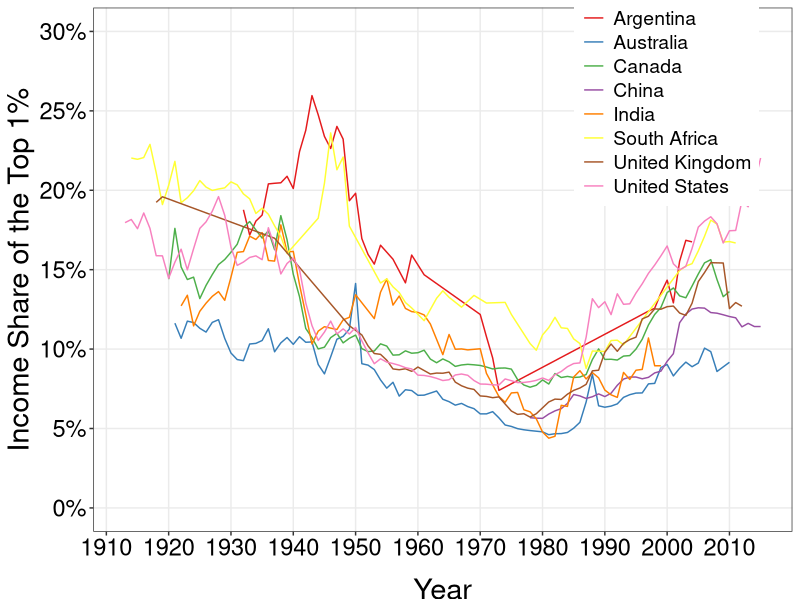
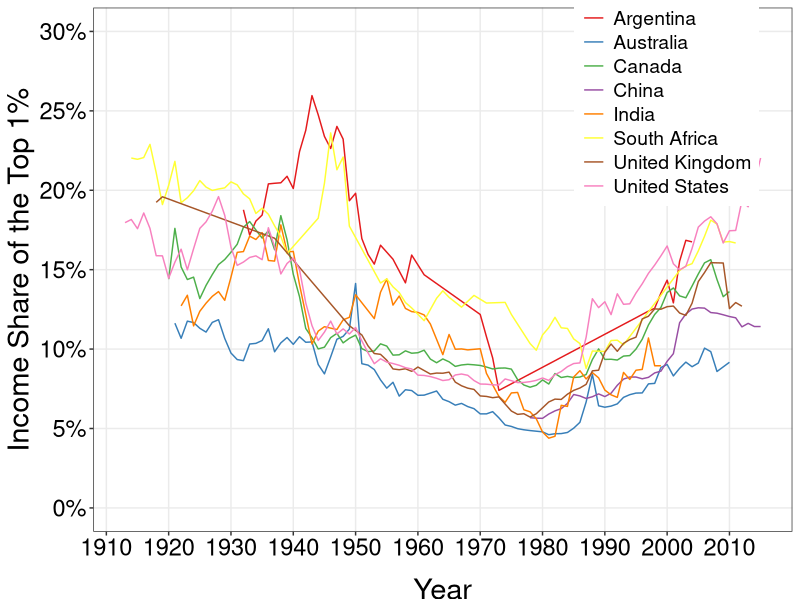

The R script that drew these images, in order:
require(shape)
library(tidyverse)
library(lubridate)
library(openxlsx)
library(readxl)

income_share <- read_excel("capitalism/income_share.xlsx")

COL <- c("#7fc97f", "#beaed4", "#fdc086", "#ffff99", "#386cb0", "#f0027f", "#bf5b17", "#666666")
COLA <- c("#e0f3db", "#99d8c9","#66c2a4","#41ae76", "#238b45", "#005824", "#f0027f")
COLB <- c("#c6dbef", "#4eb3d3", "#2b8cbe", "#0868ac","#084081", "#9e9ac8","#f0027f")
COLC <- c("#fcfbfd", "#efedf5", "#dadaeb", "#bcbddc", "#9e9ac8", "#807dba", "#6a51a3", "#54278f", "#3f007d")
COLD <- c("#DA3030","#41ae76","#F7DE04", "#4eb3d3","#AE82FF","#386cb0","#F48318","#FA328A", "#DA3030")

#Cleaning the wealth share data. Source: CORE
income_share_gathered <- income_share %>% 
  gather(Country, income_share, c("Australia", "Argentina", "Canada", "China", "India", "South Africa", "United Kingdom", "United States") )

income_share1 <- income_share_gathered[-c(1, 105, 209, 313, 417, 521, 625, 729), ]

income_share2 <- income_share1 %>%
  mutate(Year = ifelse(Country == "Australia", ...1, ifelse(Country == "Argentina", ...3, ifelse(Country == "Canada", ...5, ifelse(Country == "China", ...7, ifelse(Country == "India", ...9, ifelse(Country == "South Africa", ...11, ifelse(Country == "United Kingdom", ...13, ifelse(Country == "United States", ...15, NA)))))))))

income_share2$income_share = as.numeric(as.character(income_share2$income_share))

income_share3 <- income_share2 %>%
  select(-c("...1", "...3", "...5", "...7", "...9", "...11", "...13", "...15")) %>%
  filter(!is.na(income_share)) %>%
  mutate(income_share_decimal = (income_share)/100)

#Plotting the data
income_share_plot <- ggplot(income_share3, aes(x = Year, y = income_share_decimal, group = Country, color = Country)) +
  geom_line() +
  ylab("Income Share of the Top 1%") +
  scale_y_continuous(breaks = seq(0, 0.3, by = 0.05), labels = scales::percent_format(accuracy = 1), limits = c(0,0.3)) +
  scale_x_continuous(breaks = seq(1910, 2015, by = 10)) +
  scale_color_brewer(palette = "Set1") +
  theme_bw() +
  theme(panel.grid.minor = element_blank(),
        legend.position = c(0.82, 0.82),
        legend.title = element_blank(),
        axis.title.y = element_text(size = 21, vjust = 1),
        axis.title.x = element_text(size = 21, vjust = -1),
        legend.text = element_text(size = 14),
        axis.text.x = element_text(size = 17, angle = 0, color = "black"),
        axis.text.y = element_text(size = 17, color = "black")
        ) 

print(income_share_plot)

#Save plot to PDF
ggsave(income_share_plot, filename = "income_share_top_1percent.pdf",
       path = "capitalism",
       width = 9, height = 7, units = "in")
